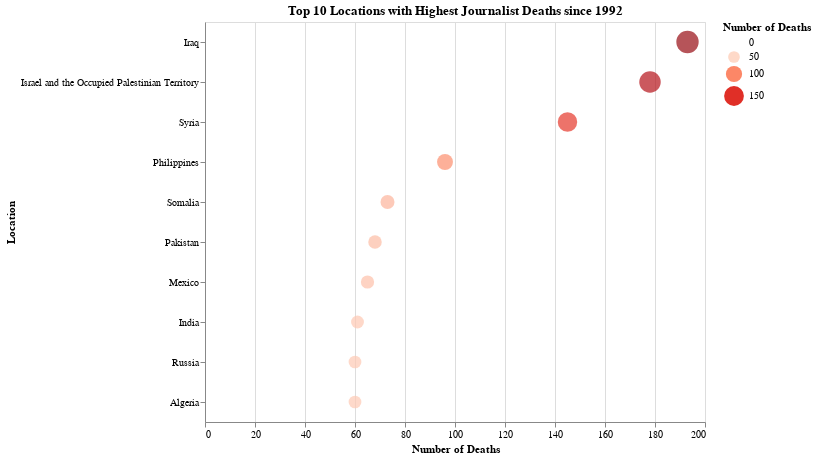

The notebook cell this image was saved under:
### Code cell
#Define the top 10 locations with the highest number of journalist deaths
top_10_locations = global_deaths.head(10)
global_deaths = cpj.groupby('location').size().reset_index(name='Deaths').sort_values(by='Deaths', ascending=False)
alt.themes.enable("dark")

# Create a bubble chart for the top 10 locations with locations on the y-axis
bubble_chart_top_10_locations = alt.Chart(top_10_locations).mark_circle(size=100).encode(
    x=alt.X('Deaths:Q', title='Number of Deaths'),
    y=alt.Y('location:N', title='Location', sort='-x'),  # Sort locations by number of deaths
    size=alt.Size('Deaths:Q', title='Number of Deaths', scale=alt.Scale(range=[10, 500])),  # Bubble size
    color=alt.Color('Deaths:Q', scale=alt.Scale(scheme='reds')),  # Light-to-dark red shades
    tooltip=['location', 'Deaths']  # Add hover tooltip
).properties(
    title='Top 10 Locations with Highest Journalist Deaths since 1992',
    width=500,  # Make the chart less wide
    height=400  # Set height for better visibility
).interactive()  # Enable hover interaction

# Display the bubble chart
bubble_chart_top_10_locations.show()

### Figure 1 — Vega-Lite specification as saved in the notebook (floating-point values rounded to 4 significant figures)
{"usermeta": {"embedOptions": {"theme": "dark"}}, "config": {"view": {"continuousWidth": 300, "continuousHeight": 300}}, "data": {"name": "data-45b76f7dac3eb2ad30ce0d393b026f7e"}, "mark": {"type": "circle", "size": 100}, "encoding": {"color": {"field": "Deaths", "scale": {"scheme": "reds"}, "type": "quantitative"}, "size": {"field": "Deaths", "scale": {"range": [10, 500]}, "title": "Number of Deaths", "type": "quantitative"}, "tooltip": [{"field": "location", "type": "nominal"}, {"field": "Deaths", "type": "quantitative"}], "x": {"field": "Deaths", "title": "Number of Deaths", "type": "quantitative"}, "y": {"field": "location", "sort": "-x", "title": "Location", "type": "nominal"}}, "height": 400, "params": [{"name": "param_3", "select": {"type": "interval", "encodings": ["x", "y"]}, "bind": "scales"}], "title": "Top 10 Locations with Highest Journalist Deaths since 1992", "width": 500, "$schema": "https://vega.github.io/schema/vega-lite/v5.20.1.json", "datasets": {"data-45b76f7dac3eb2ad30ce0d393b026f7e": [{"location": "Iraq", "Deaths": 193}, {"location": "Israel and the Occupied Palestinian Territory", "Deaths": 178}, {"location": "Syria", "Deaths": 145}, {"location": "Philippines", "Deaths": 96}, {"location": "Somalia", "Deaths": 73}, {"location": "Pakistan", "Deaths": 68}, {"location": "Mexico", "Deaths": 65}, {"location": "India", "Deaths": 61}, {"location": "Russia", "Deaths": 60}, {"location": "Algeria", "Deaths": 60}]}}
